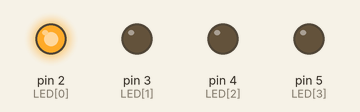
Simulated run of this sketch. Board: Arduino Uno, built with avr-gcc and run on an emulated ATmega328P. On the bench: output pins drawn as LEDs (lit = HIGH).

Above: at 0.05 s.
At 0.75 s:
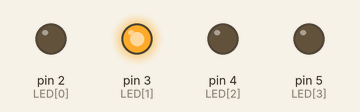
At 1.45 s:
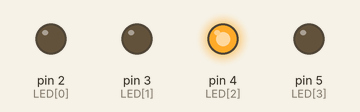
At 2.15 s:
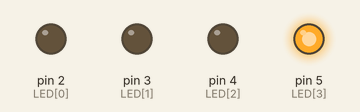
At 2.85 s:
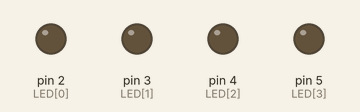
Timing chart, 0 to 3.1 s (numbered marks = the images above):
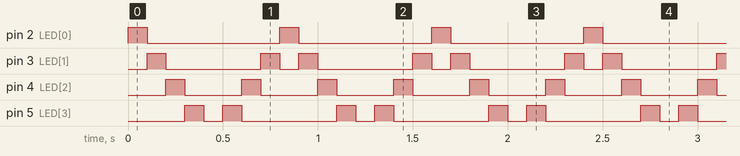

Measured:
- by itself, pin 2 (LED[0]): alternates HIGH for 0.10 s and LOW for 0.70 s
- by itself, pin 3 (LED[1]): repeats every 0.80 s: LOW 0.50 s, HIGH 0.10 s, LOW 0.10 s, HIGH 0.10 s
- by itself, pin 4 (LED[2]): alternates HIGH for 0.10 s and LOW for 0.30 s
- by itself, pin 5 (LED[3]): repeats every 0.80 s: LOW 0.10 s, HIGH 0.10 s, LOW 0.50 s, HIGH 0.10 s

The sketch:

FluxCapacitor.ino
```cpp
byte LED[] = {2, 3, 4, 5};
byte i = 0, k = 0, Delay = 100;
short j = 1;

void setup()
{
    for (i = 0; i < 4; i++)
        pinMode(LED[i], OUTPUT);
}

void loop()
{
    for (i = 0; i < 4; i++)
    {
        digitalWrite(LED[i], LOW);
        if (i == k)
            digitalWrite(LED[i], HIGH);
    }
    k += j;
    if (k == 4)
        j = -1;
    else if (k == 0)
        j = 1;
    delay(Delay);
}
```
